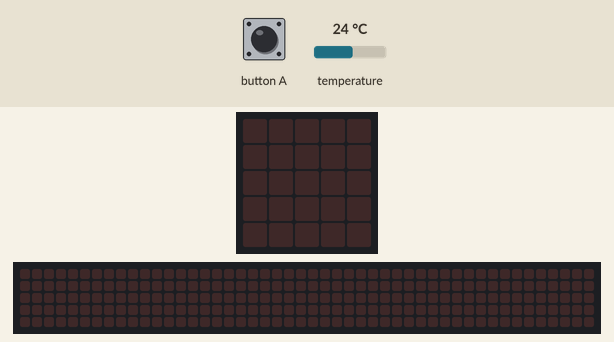
Simulated run of this program. Board: BBC micro:bit (MakeCode). Shown: the board's 5×5 LED display, a strip that is not on the board, showing the scrolling text unrolled. The test bench sets the inputs (shaded band); at power-on: temperature 24 °C. The 48×5 strip is a reading aid, not a part: it shows the text the display is scrolling, unrolled, one strip-width of it at a time.

Above: at 1.2 s.
1.3 s: button A pressed for 0.15 s
At 5.9 s:
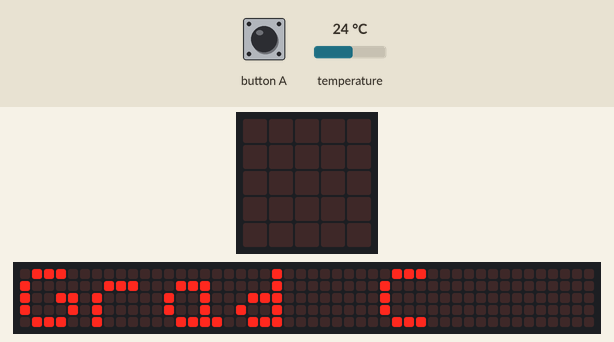
At 10.31 s:
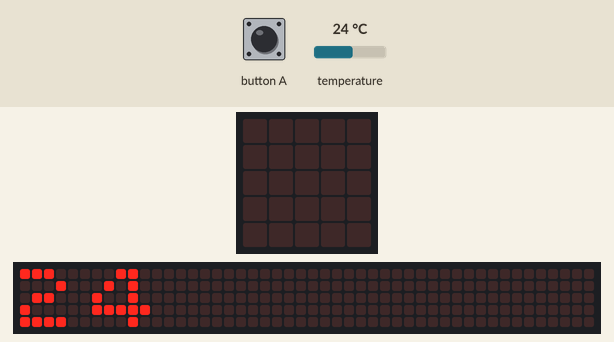

Measured:
- after the input at 1.3 s, the display: changes after 0.15 s (image 1)
- what the display in image 1 shows lasts 0.6 s, from 5.5 s to 6.1 s

The program:

main.ts
```typescript
let Grad = 0
input.onButtonPressed(Button.A, function () {
    Grad = input.temperature()
    for (let index = 0; index < 3; index++) {
        basic.showString("Grad C")
        basic.showNumber(Grad)
    }
})
basic.forever(function () {

})
```

test.ts
```typescript
// Hier kann man Tests durchführen; diese Datei wird nicht kompiliert, wenn dieses Paket als Erweiterung verwendet wird.
```
